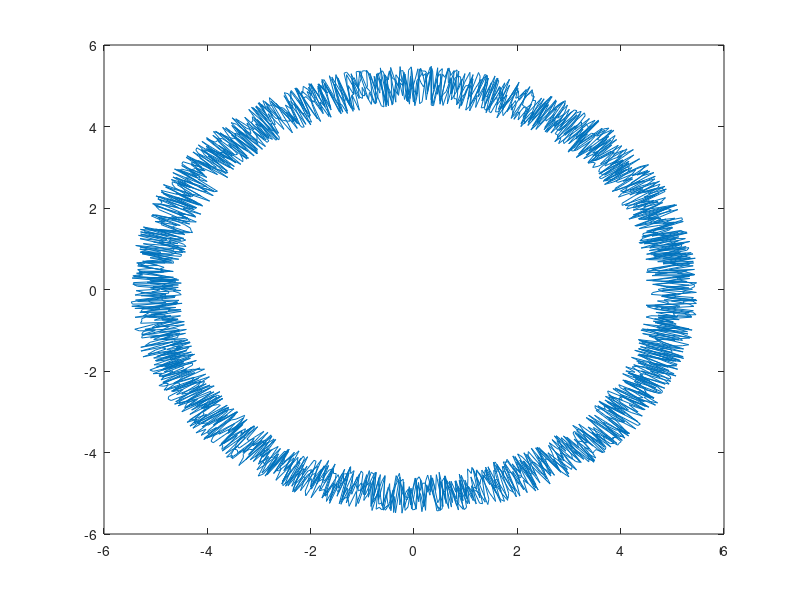
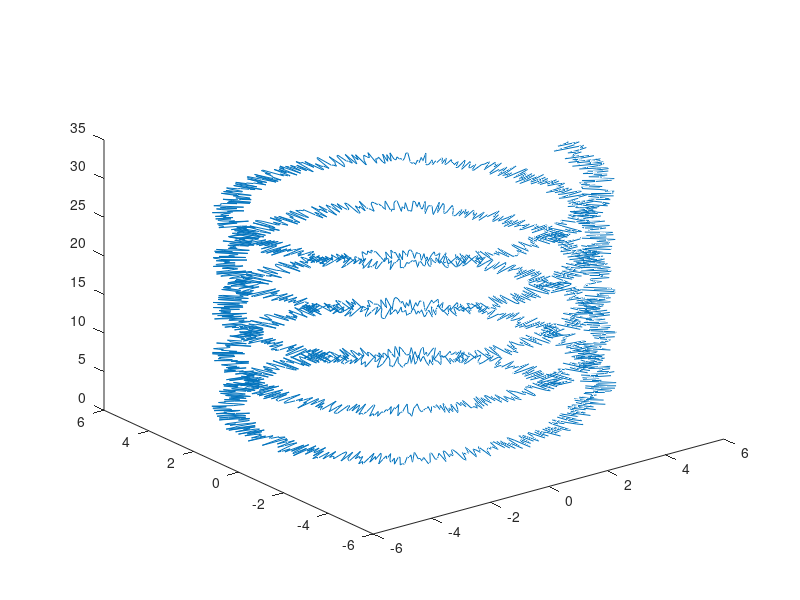

These figures' MATLAB source, in order:
T=0:1/100:10*pi; 
R=5.5-rand(1,3142);         %Or, R=5.5-rand(1,size(T,2));   Assign a random number sequence in the range 4.5 to 5.5 to R
X=R.*cos(T); Y=R.*sin(T);   %Assign RcosT to X and RsinT to Y
figure; plot(X,Y);
figure; plot3(X,Y,T);
